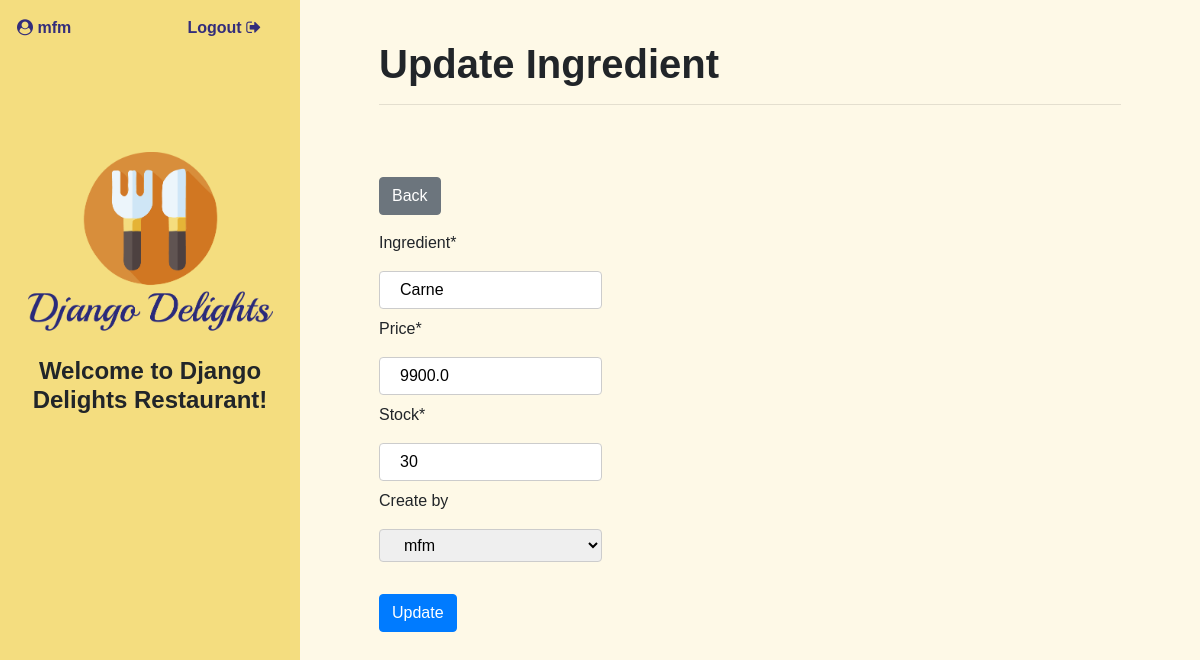
/inventory/update/9 (signed in), run on the app's committed database.
### delights/models.py (models this page shows, shortened)
class Inventory(models.Model):
    ingredient = models.CharField(max_length=50)
    price = models.FloatField(default=0.0)
    stock = models.IntegerField(default=0)
    used_stock = models.IntegerField(default=0)
    create_by = models.ForeignKey(User, models.SET_NULL, blank=True, null=True)

### delights/views.py (the view)
# urls.py: path('inventory/update/<pk>', views.InventoryUpdate.as_view(), name="inventoryupdate"),
class InventoryUpdate(LoginRequiredMixin, UpdateView):
   model = Inventory
   template_name = 'delights/inventory_update.html'
   form_class = InventoryUpdateForm

### delights/forms.py
class InventoryUpdateForm(forms.ModelForm):
    class Meta:
        model = Inventory
        fields = ('ingredient', 'price', 'stock', 'create_by')

### delights/templates/delights/inventory_update.html (shortened to what this page needs)
{% extends './base.html' %}
{% load crispy_forms_tags %}
{% block content %}
<div class="row" data-aos="fade-down"  data-aos-duration="900">
  <div class="col-sm-12 my-2 pt-3">
      <h1 class="module_title">Update Ingredient</h1>
      <hr>
  </div>
  <div class="col-sm-12 mt-5">
    <div class="mb-3">
      <a href="{% url 'inventorylist' %}"><button class="btn btn-secondary">Back</button></a>
    </div>
    <div>
        <form method="post">
          <div class="row">
            <div class="col-sm-12">
              {{ form.ingredient|as_crispy_field }}
            </div>
            <div class="col-sm-12">
              {{ form.price|as_crispy_field }}
            </div>
            <div class="col-sm-12">
              {{ form.stock|as_crispy_field }}
            </div>
            <div class="col-sm-12">
              {{ form.create_by|as_crispy_field }}
            </div>
            <div class="col-sm-12 mt-4"><button class="btn btn-primary" type="submit">Update</button> </div>
          </div>
        </form>
      </div>
  </div>
</div>
{% endblock %}

### delights/templates/delights/base.html (shortened to what this page needs)
{% load static %}
<head>
    <link rel="stylesheet" href="https://stackpath.bootstrapcdn.com/bootstrap/4.2.1/css/bootstrap.min.css">
    <link href="https://stackpath.bootstrapcdn.com/font-awesome/4.7.0/css/font-awesome.min.css" rel="stylesheet">
    <link rel="stylesheet" href="https://cdnjs.cloudflare.com/ajax/libs/tempusdominus-bootstrap-4/5.1.2/css/tempusdominus-bootstrap-4.min.css" />
    <link rel="stylesheet" type="text/css" href="https://cdn.datatables.net/1.11.5/css/jquery.dataTables.css">
    <link href="https://unpkg.com/aos@2.3.1/dist/aos.css" rel="stylesheet">
    <link rel="stylesheet" href="{% static 'delights/css/style.css' %}">
    </head>
    <body>
    <div class="container-fluid">
        <div class="row">
            <div class="col-sm-12 col-md-3 aside-style">
                <div class="row logo-section">
                    <div class="row user_seccion" data-aos="fade"  data-aos-duration="900">
                        {% if user.is_authenticated %}
                        <div class="col-sm-6 text-left"><span class="user_style  ml-2"><i class="fa fa-user-circle"></i> {{ user }}</span></div>
                        <div class="col-sm-6 text-right"><span class="logout"><a href="{% url 'logout' %}">Logout  <i class="fa fa-sign-out"></i></a></span></div>
                        {% else%}
                        <div class="col-sm-6 text-left"><span class="hidden_var  ml-2">xx</span></div>
                        <div class="col-sm-6 text-right"><span class="hidden_var">xx</span></div>
                        {% endif %}
                    </div>
                    <div class="title_seccion">
                        <div class="col-12 d-flex justify-content-center">
                            <a href="{% url 'home' %}"><img class="logo" src="{% static 'delights/img/logodd.png' %}" alt="logo"></a>
                        </div>
                        <div class="col-12 d-flex justify-content-center mt-4">
                                <h4 class="module_title text-center">Welcome to Django Delights Restaurant!</h4>
                        </div>
                    </div>
                </div>
            </div>
            <div class="col-sm-12 col-md-9 main-style">
                <div class="container">
                    {% block content %}
                    {% endblock %}
                </div>
            </div>
        </div>
    </div>
    </body>

### delights/static/delights/css/style.css (style rules this page uses)
* { font-family: 'Lucida Sans', 'Lucida Sans Regular', 'Lucida Grande', 'Lucida Sans Unicode', Geneva, Verdana, sans-serif; font-style: normal; padding: 0; margin: 0; }
body { min-height: 100vh; }
.aside-style { padding: 0 1.5rem!important; background-color: #F4DD7F !important; display: flex; flex-direction: column; margin: 0; min-height: 100vh !important; }
.logo-section { padding: 1rem 0rem!important; }
.logo { max-width: 245px; min-width: 100px; }
.logout a, .user_style { font-weight: bold; color: #332D7B!important; }
.logout a:link, .logout a:active { text-decoration: none!important; }
.user_seccion { width:100%!important; margin-bottom: 1rem; text-align: right !important; }
.title_seccion { padding-top: 6em; }
.main-style { padding: 1rem 4rem!important; background-color: #fef9e7; }
.module_title { font-weight: bold; }
input[type="text"],input[type="number"], input[type="password"], select { width: 30%; padding: 6px 20px!important; margin: 8px 0; display: inline-block; border: 1px solid #ccc; border-radius: 4px; box-sizing: border-box; }

### data on the page
Inventory: ingredient "Carne", price "9900.0", stock "30", create_by "mfm"

### other printed values
{{ user }} "mfm"
